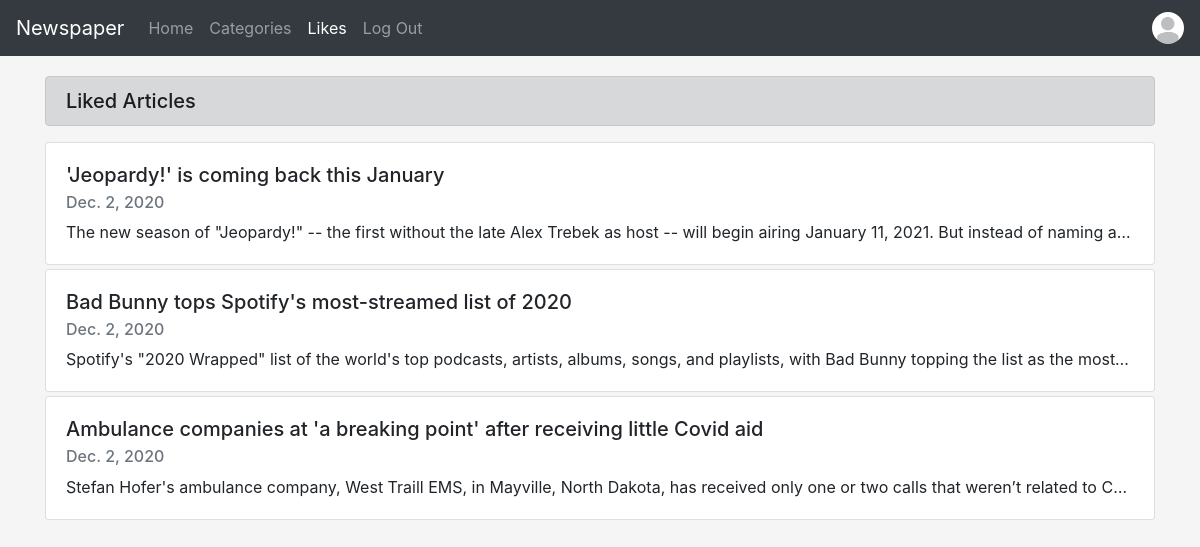
Screenshot of /newspaperapp/likes/ (signed in) with the database file from the repository.
### newspaperapp/models.py (models this page shows, shortened)
class newsArticle(models.Model):
    headline = models.CharField(max_length = 500)
    text = models.TextField()
    category = models.ForeignKey(newsCategory, null=True, blank=True, on_delete=models.SET_NULL, related_name='newsArticles',)
    date = models.DateField(auto_now=False, auto_now_add=False)
    likes = models.ManyToManyField(User, blank=True, related_name="likes")

### newspaperapp/views.py (the view)
# urls.py: path('likes/', showLikes, name='showLikes'),
def showLikes(request):
    articles = []
    for article in newsArticle.objects.all():
        if request.user in article.likes.all():
            articles.append(article)
    return render(request, 'newspaperapp/likes.html', {
    'articles': articles,
    })

### newspaperapp/templates/newspaperapp/likes.html (shortened to what this page needs)
{% extends 'newspaperapp/base.html' %}
    {% block body %}
    <nav class="navbar navbar-expand-lg navbar-dark bg-dark">
        <a class="navbar-brand" href="{% url 'index' %}">Newspaper</a>
        <div class="collapse navbar-collapse" id="navbarSupportedContent">
            <ul class="navbar-nav mr-auto">
                <li class="nav-item">
                    <a class="nav-link" href="{% url 'index' %}">Home <span class="sr-only">(current)</span></a>
                </li>
                <li class="nav-item">
                    <a class="nav-link" href="{% url 'viewcategories' %}">Categories<span class="sr-only">(current)</span></a>
                </li>
                <li class="nav-item active">
                    <a class="nav-link" href="{% url 'showLikes' %}">Likes<span class="sr-only">(current)</span></a>
                </li>
                <li class="nav-item">
                    <a class="nav-link" href="{% url 'logout' %}">Log Out</a>
                </li>
            </ul>
            <div class="my-2 my-lg-0">
                {% if user.userinfo.pic %}
                <a href="{% url 'viewuserinfo' %}"><img src="{{ user.userinfo.pic.url }}" width="32" height="32" class="rounded-circle" alt="Profile Picture"></a>
                {% else %}
                <a href="{% url 'viewuserinfo' %}"><img src="/media/images/default.jpg" width="32" height="32" class="rounded-circle" alt="Profile Picture"/></a>
                {% endif %}
            </div>
        </div>
    </nav>
    <div class="container">
        <div class="row mt-1">
            <div class="col-12" id="leftcol">
                <div class="mt-3 alert alert-dark">
                    <h5 class="m-auto">Liked Articles</h5>
                </div>
                {% if articles %}
                    {% for newsArticle in articles %}
                        <div class="card mt-1" id="{{ newsArticle.id }}">
                            <div class="card-body">
                                <h5 class="card-title">{{newsArticle.headline}}</h5>
                                <h6 class="card-subtitle mb-2 text-muted">{{newsArticle.date}}</h6>
                                <p class="card-text articleText">{{newsArticle.text}}</p>
                            </div>
                        </div>
                    {% endfor %}
                {% endif %}
            </div>
        </div>
    </div>
    {% endblock %}

### newspaperapp/static/newspaperapp/style.css (style rules this page uses)
:root { --input-padding-x: .75rem; --input-padding-y: .75rem; }
html, body { height: 100%; background-color: #f5f5f5; }
.articleText { text-overflow: ellipsis; overflow: hidden; white-space: nowrap; }

### rows the page displays
newsArticle: headline "'Jeopardy!' is coming back this January", date "Dec. 2, 2020", text "The new season of \"Jeopardy!\" -- the first without the late Alex Trebek as host -- will begin airing January 11, 2021. But instead of naming a…"
newsArticle: headline "Bad Bunny tops Spotify's most-streamed list of 2020", date "Dec. 2, 2020", text "Spotify's \"2020 Wrapped\" list of the world's top podcasts, artists, albums, songs, and playlists, with Bad Bunny topping the list as the most…"
newsArticle: headline "Ambulance companies at 'a breaking point' after receiving little Covid aid", date "Dec. 2, 2020", text "Stefan Hofer's ambulance company, West Traill EMS, in Mayville, North Dakota, has received only one or two calls that weren’t related to C…"
